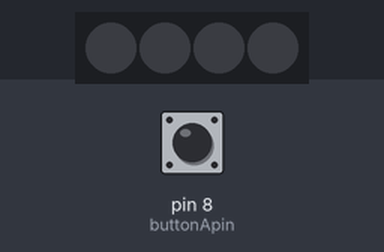
Bench run of a sketch on a simulated Arduino Uno, built with avr-gcc and run on an emulated ATmega328P. Shown: 4 RGB LEDs in strip order, left to right. Inputs (shaded band) come from the test bench; at power-on: pin 8 (buttonApin) HIGH. Dim RGB values are drawn brighter than linear.

Above: at 1.2 s.
1.3 s: pin 8 (buttonApin) pulled LOW for 0.15 s
At 1.37 s:
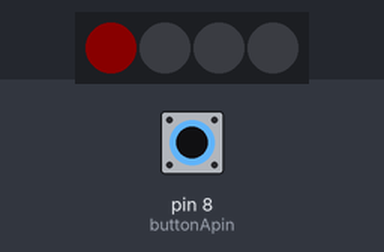
2.9 s: pin 8 (buttonApin) pulled LOW for 3.2 s
At 7.4 s:
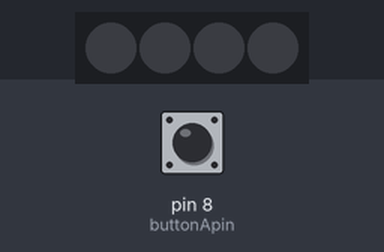
Timing chart, 0 to 8.9 s (numbered marks = the images above; inputs shaded):
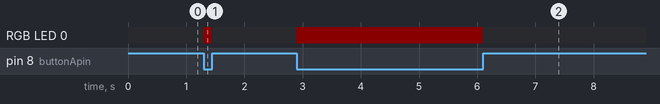

Measured:
- after the input at 1.3 s, RGB LED 0: off → RGB(10, 0, 0) at once, → off 0.15 s later
- after the input at 2.9 s, RGB LED 0: off → RGB(10, 0, 0) at once, → off 3.2 s later

The sketch:

button_on.ino
```cpp
#include <Adafruit_NeoPixel.h>
#define PIN 7
#define NUM_LEDS 4
Adafruit_NeoPixel strip = Adafruit_NeoPixel(NUM_LEDS, PIN, NEO_GRB + NEO_KHZ800);
int buttonApin = 8;

void setup()
{
  pinMode(buttonApin, INPUT_PULLUP);
  strip.begin();
  strip.show();
}

void loop()
{
  if (digitalRead(buttonApin) == LOW)
  {
    strip.setPixelColor(0, 10, 0, 0);
    strip.setPixelColor(1, 0, 0, 0);
    strip.setPixelColor(2, 0, 0, 0);
    strip.setPixelColor(3, 0, 0, 0);
    strip.show();
    delay(1);
  }
    if (digitalRead(buttonApin) == HIGH)
  {
    strip.setPixelColor(0, 0, 0, 0);
    strip.setPixelColor(1, 0, 0, 0);
    strip.setPixelColor(2, 0, 0, 0);
    strip.setPixelColor(3, 0, 0, 0);
    strip.show();
    delay(1);
  }

}
```
